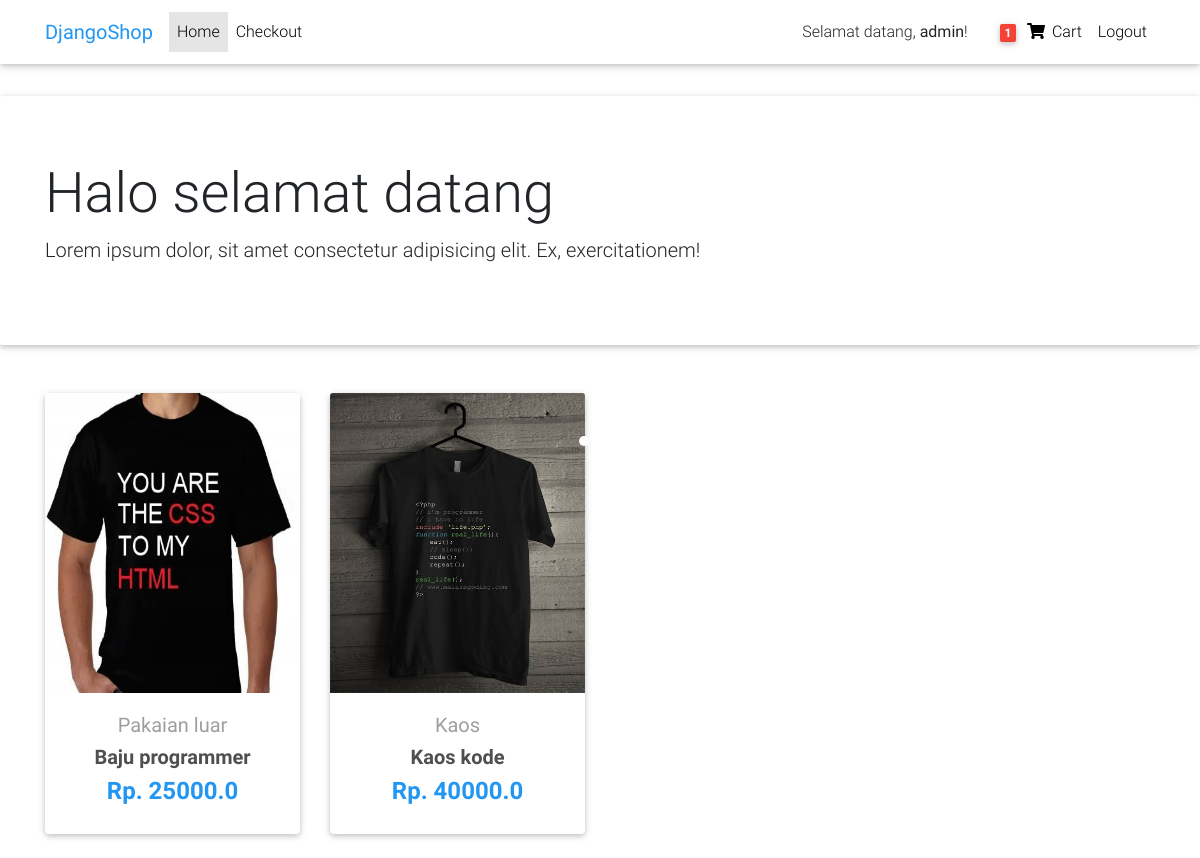
The app's page / (signed in) with its own data.
### core/models.py (models this page shows, shortened)
class Order(models.Model):
    user            = models.ForeignKey(settings.AUTH_USER_MODEL, on_delete=models.CASCADE)
    items           = models.ManyToManyField(OrderItem)
    start_date      = models.DateTimeField(auto_now_add=True)
    ordered_date    = models.DateTimeField()
    ordered         = models.BooleanField(default=False)
    billing_address = models.ForeignKey(
        'BillingAddress', on_delete=models.SET_NULL, blank=True, null=True
    )
    payment         = models.ForeignKey(
        'Payment', on_delete=models.SET_NULL, blank=True, null=True
    )
    coupon          = models.ForeignKey('Coupon', on_delete=models.SET_NULL, blank=True, null=True)

class Item(models.Model):
    title           = models.CharField(max_length=100)
    price           = models.FloatField()
    discount_price  = models.FloatField(blank=True, null=True)
    category        = models.CharField(choices=CATEGORY_CHOICES, max_length=2)
    label           = models.CharField(choices=LABEL_CHOICES, max_length=1)
    slug            = models.SlugField()
    description     = models.TextField(null=True)
    image           = models.ImageField(null=True, blank=True)
    def get_absolute_url(self):
        return reverse('core:product', kwargs={
            'slug':self.slug
        })

### core/views.py (the view)
# urls.py: path('', HomeView.as_view(), name='item-list'),
class HomeView(ListView):
    model           = Item
    paginate_by     = 10
    template_name   = 'home-page.html'

### core/templatetags/cart_template_tags.py (called while the page is built)
@register.filter
def cart_item_count(user):
    if user.is_authenticated:
        qs      = Order.objects.filter(user=user, ordered=False)
        if qs.exists():
            return qs[0].items.count()
    return 0

### templates/home-page.html (shortened to what this page needs)
{% extends 'base.html' %}
  {% block content %}
  {% include 'snippets/nav.html' %}
  <div id="carousel-example-1z" class="carousel slide carousel-fade pt-4" data-ride="carousel">
    <ol class="carousel-indicators">
      <li data-target="#carousel-example-1z" data-slide-to="0" class="active"></li>
      <li data-target="#carousel-example-1z" data-slide-to="1"></li>
      <li data-target="#carousel-example-1z" data-slide-to="2"></li>
    </ol>
    <div class="jumbotron jumbotron-fluid">
      <div class="container">
        <h1 class="display-4">Halo selamat datang</h1>
        <p class="lead">Lorem ipsum dolor, sit amet consectetur adipisicing elit. Ex, exercitationem!</p>
      </div>
    </div>
  <main>
    <div class="container mt-5">
      <section class="text-center mb-4">
      <div class="row wow fadeIn">
        {% for item in object_list %}
          <div class="col-lg-3 col-md-6 mb-4">
            <div class="card">
              <div class="view overlay">
                <img src="{{ item.image.url }}" class="card-img-top" style="height: 300px;">
              </div>
              <div class="card-body text-center">
                <a href="" class="grey-text">
                  <h5>{{ item.get_category_display }}</h5>
                </a>
                <h5>
                  <strong>
                    <a href="{{ item.get_absolute_url }}" class="dark-grey-text">{{ item.title }}
                    </a>
                  </strong>
                </h5>
                <h4 class="font-weight-bold blue-text">
                  <strong>
                    {% if item.discount_price %}
                    Rp. {{ item.discount_price }}
                    {% else %}
                    Rp. {{ item.price }}
                    {% endif %}
                  </strong>
                </h4>
              </div>
            </div>
          </div>
        {% endfor %}
      </div>
      </section>
    </div>
  </main>
  {% endblock content %}

### templates/snippets/nav.html (shortened to what this page needs)
{% load cart_template_tags %}
<nav class="navbar fixed-top navbar-expand-lg navbar-light white scrolling-navbar">
    <div class="container">
        <a class="navbar-brand waves-effect"target="_blank">
            <strong class="blue-text">DjangoShop</strong>
        </a>
        <div class="collapse navbar-collapse" id="navbarSupportedContent">
            <ul class="navbar-nav mr-auto">
                <li class="nav-item active">
                    <a class="nav-link waves-effect" href="{% url 'core:item-list' %}">Home
                    </a>
                </li>
                {% if request.user.is_authenticated %}
                <li class="nav-item">
                    <a class="nav-link waves-effect" href="{% url 'core:checkout' %}"
                    target="_blank">Checkout</a>
                </li>
                {% endif %}
            </ul>
            <ul class="navbar-nav nav-flex-icons">
                {% if request.user.is_authenticated %}
                <li class="nav-item mt-2 mr-4">
                    <span class="clearfix d-none d-sm-inline-block"> Selamat datang, <b>{{user}}</b>! </span>
                </li>
                <li class="nav-item">
                    <a href="{% url 'core:order-summary' %}" class="nav-link waves-effect">
                        <span class="badge red z-depth-1 mr-1"> {{ request.user|cart_item_count }} </span>
                        <i class="fas fa-shopping-cart"></i>
                        <span class="clearfix d-none d-sm-inline-block"> Cart </span>
                    </a>
                </li>
                <li class="nav-item">
                    <a href="{% url 'logout' %}" class="nav-link waves-effect">
                        <span class="clearfix d-none d-sm-inline-block"> Logout </span>
                    </a>
                </li>
                {% endif %}
            </ul>
        </div>
        </div>
    </nav>

### records on screen
Item: image (picture), category "Pakaian luar", title "Baju programmer", price "25000.0"
Item: image (picture), category "Kaos", title "Kaos kode", discount_price "40000.0"

### other values on screen
{{ user }} "admin"
{{ request.user|cart_item_count }} "1"
